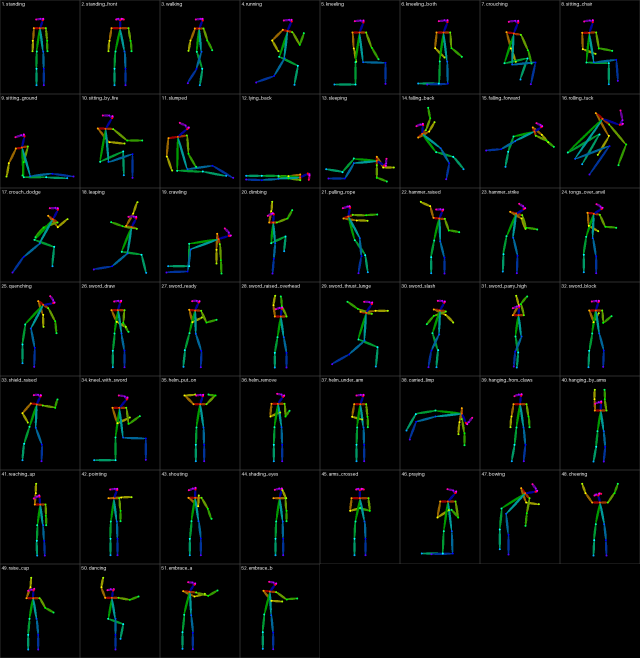
#> input picture tools/poses_sheet.png, 1920 x 1974 px (shown at 1/3 size)
$ python placeholder_check.py poses_sheet.png
#> lines starting #> are read from the running program, lines starting #| are printed output that depends on the picture
"""Untextured placeholder props in a finished frame (any book, CPU, ~50 ms per frame).

    python3 tools/placeholder_check.py FRAME.png [...]     -> JSON per frame: {"placeholder": bool, "area": .., "box": ..}

10-21 knight ch1 forge: props without an approved mesh were staged as plain boxes and survived the paint as flat
white/grey blocks (an anvil-shaped white slab in the foreground of 5 strike shots). A placeholder = a large region
that is at once flat (no texture: low local variance), unsaturated, bright, and box-like (fills most of its bounding
box). Painted things are textured; snow, sky and white dresses carry gradients and folds.
"""

from __future__ import annotations

import json
import sys

import numpy as np
from PIL import Image

FLAT_STD = 4.0         # local luma std (7x7) below this = no texture
MAX_SAT = 0.10         # HSV saturation
MIN_LUMA = 150         # bright (the default blockout material is near-white)
MIN_AREA = 0.004       # of the frame (10-21 calibration: blocks 0.5-1.6 %)
MIN_FILL = 0.75       # area / bounding box: blocks 0.78-0.98; white fire 0.62, sky blobs lower


def _components(mask: np.ndarray):
    """4-connected components without scipy: (area, x0, y0, x1, y1) per component, via a union-find over runs."""
    h, w = mask.shape
    lab = np.zeros((h, w), np.int32)
    parent = [0]

    def find(a):
        while parent[a] != a:
            parent[a] = parent[parent[a]]
            a = parent[a]
        return a

    nxt = 1
    for y in range(h):
        row = mask[y]
        for x in np.flatnonzero(row):
            up = lab[y - 1, x] if y else 0
            left = lab[y, x - 1] if x else 0
            if up and left:
                a, b = find(up), find(left)
                lab[y, x] = min(a, b)
                if a != b:
                    parent[max(a, b)] = min(a, b)
            elif up or left:
                lab[y, x] = up or left
            else:
                parent.append(nxt)
                lab[y, x] = nxt
                nxt += 1
    roots = np.array([find(i) for i in range(len(parent))], np.int32)
    lab = roots[lab]
    out = []
    for r in np.unique(lab[lab > 0]):
        ys, xs = np.nonzero(lab == r)
        out.append((len(xs), int(xs.min()), int(ys.min()), int(xs.max()), int(ys.max())))
    return out


def _box(x: np.ndarray, r: int) -> np.ndarray:
    """Mean over a (2r+1)^2 window, float64 integral image (edges clamped)."""
    p = np.pad(x.astype(np.float64), r + 1, mode="edge")
    c = p.cumsum(0).cumsum(1)
    k = 2 * r + 1
    s = c[k:, k:] - c[:-k, k:] - c[k:, :-k] + c[:-k, :-k]
    return (s / (k * k))[: x.shape[0], : x.shape[1]]


def _local_std(x: np.ndarray, r: int) -> np.ndarray:
    m = _box(x, r)
    return np.sqrt(np.maximum(_box(x * x, r) - m * m, 0))


def check(path: str, work_w: int = 384) -> dict:
#> called with path = 'poses_sheet.png', work_w = 384
    im = Image.open(path).convert("RGB")
#> im is the input picture: PIL image 1920x1974 RGB; mean R, G, B 4.4, 7.9, 6.2
    s = work_w / im.width
#> s = 0.2
    im = im.resize((work_w, max(1, round(im.height * s))), Image.BILINEAR)
#> im: PIL image 384x395 RGB
    a = np.asarray(im).astype(np.float32)
    luma = 0.299 * a[..., 0] + 0.587 * a[..., 1] + 0.114 * a[..., 2]
    std = _local_std(luma, 3)
#> in _box, `c = p.cumsum(0).cumsum(1)`:
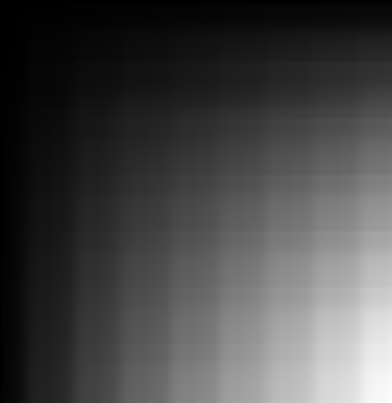
#> c: shape (403, 392) float64; min 18, max 1059456.8, mean 294781.1; drawn with min black and max white
#> call 2 of _box, with r = 3
#> in _box (call 2), `p = np.pad(x.astype(np.float64), r + 1, mode="edge")`:
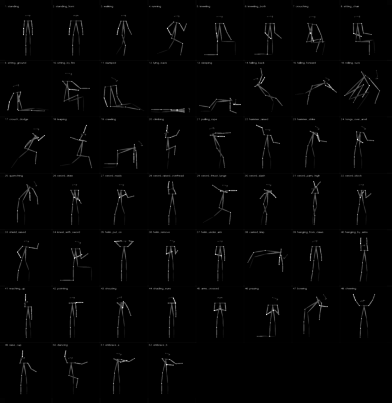
#> p: shape (403, 392) float64; min 0, max 28589.1, mean 384.6; drawn with min black and max white
#> in _box (call 2), `s = c[k:, k:] - c[:-k, k:] - c[k:, :-k] + c[:-k, :-k]`:
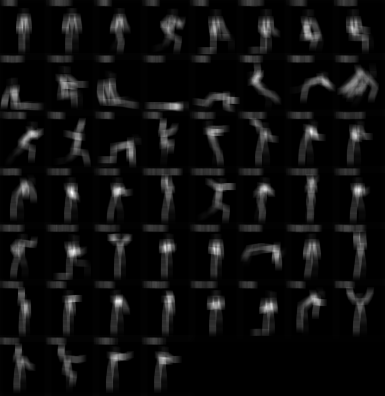
#> s: shape (396, 385) float64; min -7.45e-09, max 336956.9, mean 19294.3; drawn with min black and max white
#> in _local_std, `return np.sqrt(np.maximum(_box(x * x, r) - m * m, 0))`:
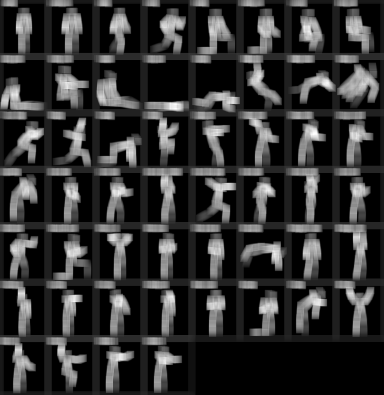
#> returned value: shape (395, 384) float64; min 0, max 50.54, mean 9.7; drawn with min black and max white
    mx, mn = a.max(-1), a.min(-1)
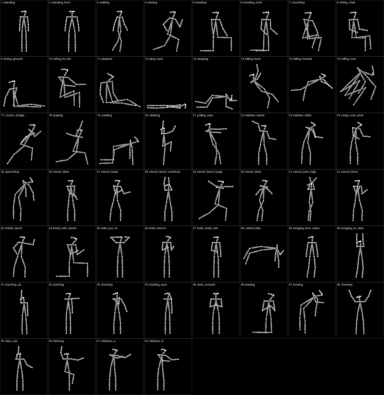
#> mx: shape (395, 384) float32; min 0, max 217, mean 10
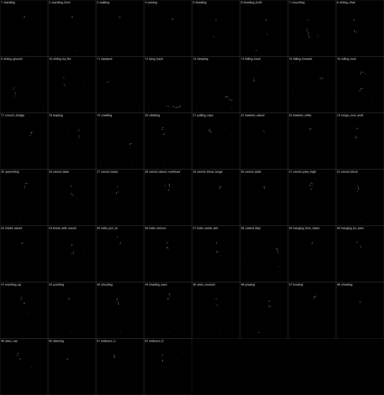
#> mn: shape (395, 384) float32; min 0, max 117, mean 2.1
    sat = np.where(mx > 0, (mx - mn) / np.maximum(mx, 1), 0)
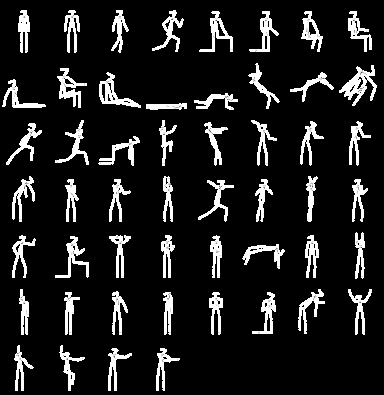
#> sat: shape (395, 384) float32; min 0, max 1, mean 0.115
    mask = (std < FLAT_STD) & (sat < MAX_SAT) & (luma > MIN_LUMA)
#> mask: shape (395, 384) bool; every value is 0
    H, W = mask.shape
#> H = 395; W = 384
    best = {"placeholder": False, "area": 0.0, "fill": 0.0, "box": None}
    for area, x0, y0, x1, y1 in _components(mask):
#> in _components, `h, w = mask.shape`: h = 395; w = 384
#> in _components, `parent = [0]`: parent = [0]
#> in _components, `nxt = 1`: nxt = 1
#> in _components, `roots = np.array([find(i) for i in range(len(parent))], np.int32)`: roots = [0]
#> in _components, `lab = roots[lab]`: lab: shape (395, 384) int32; every value is 0
        fa = area / (H * W)
        fill = area / max(1, (x1 - x0 + 1) * (y1 - y0 + 1))
        if fa > best["area"]:
            best.update(area=round(fa, 4), fill=round(fill, 2), box=[round(v / s) for v in (x0, y0, x1, y1)])
        if fa >= MIN_AREA and fill >= MIN_FILL:
            best.update(placeholder=True, area=round(fa, 4), fill=round(fill, 2),
                        box=[round(v / s) for v in (x0, y0, x1, y1)])
            break
#> this loop made 0 passes
#> after the loop, best = 4 items
    return best


if __name__ == "__main__":
    print(json.dumps({p: check(p) for p in sys.argv[1:]}, indent=1))
